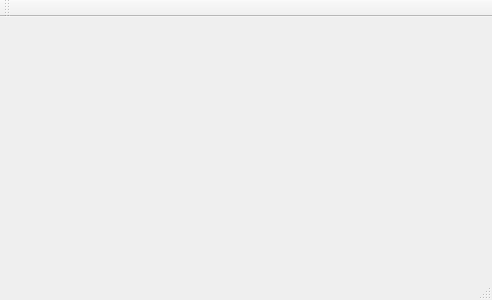
<?xml version="1.0" encoding="UTF-8"?>
<ui version="4.0">
 <class>WelcomeWin</class>
 <widget class="QMainWindow" name="WelcomeWin">
  <property name="geometry">
   <rect>
    <x>0</x>
    <y>0</y>
    <width>492</width>
    <height>300</height>
   </rect>
  </property>
  <property name="windowTitle">
   <string>WelcomeWin</string>
  </property>
  <widget class="QWidget" name="centralWidget"/>
  <widget class="QMenuBar" name="menuBar">
   <property name="geometry">
    <rect>
     <x>0</x>
     <y>0</y>
     <width>492</width>
     <height>17</height>
    </rect>
   </property>
  </widget>
  <widget class="QToolBar" name="mainToolBar">
   <attribute name="toolBarArea">
    <enum>TopToolBarArea</enum>
   </attribute>
   <attribute name="toolBarBreak">
    <bool>false</bool>
   </attribute>
  </widget>
  <widget class="QStatusBar" name="statusBar"/>
 </widget>
 <layoutdefault spacing="6" margin="11"/>
 <resources/>
 <connections/>
</ui>
